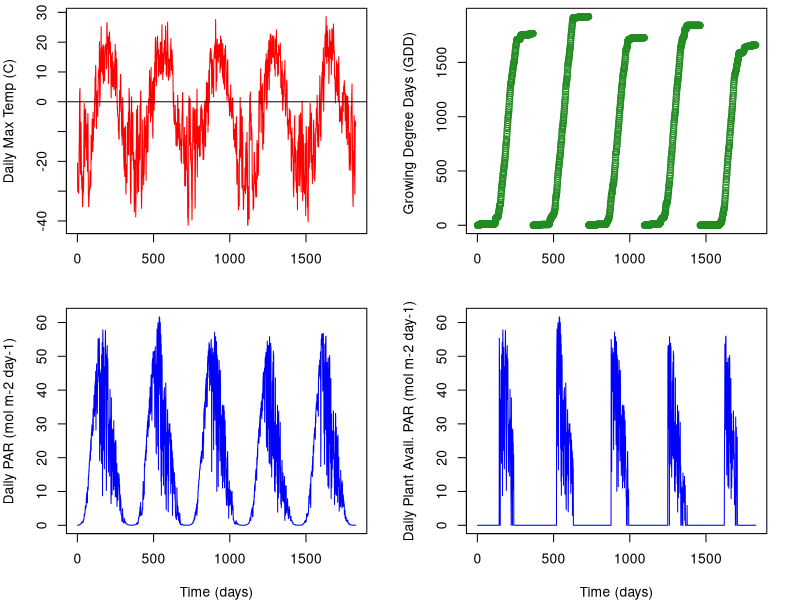
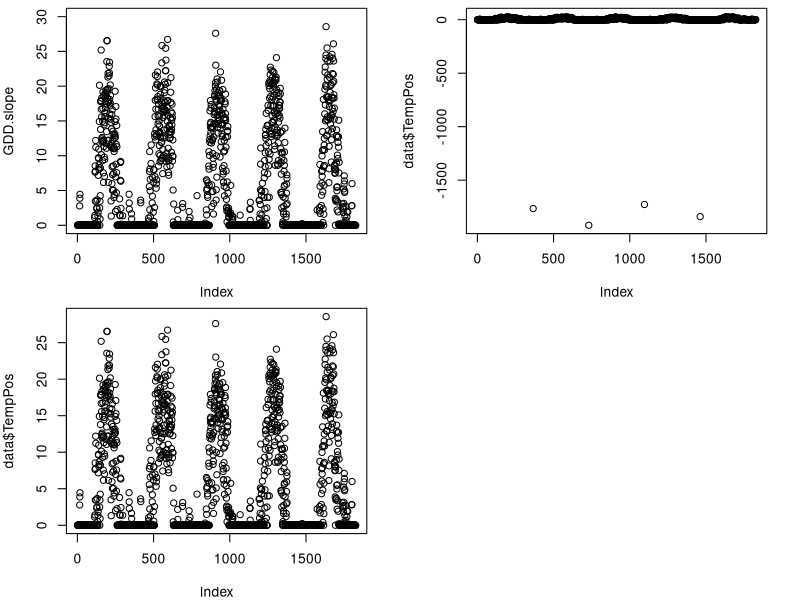
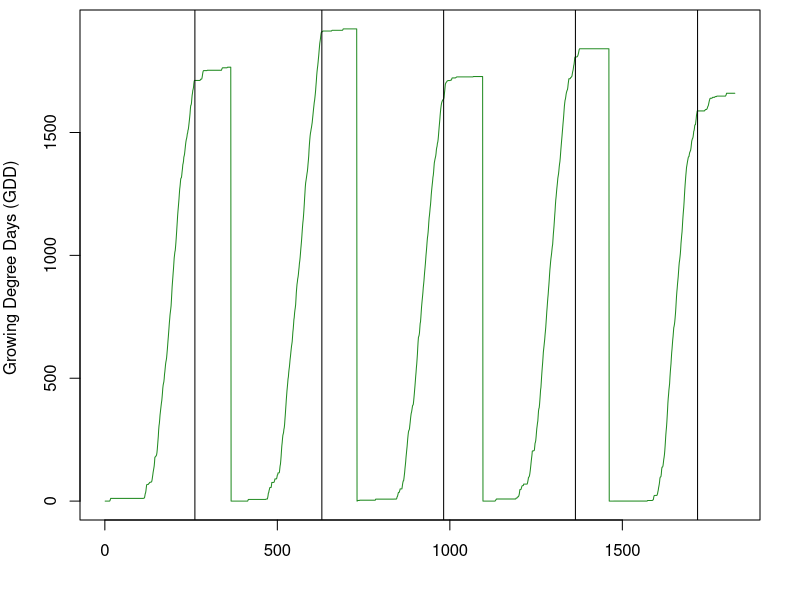

Recreate these plots in R, in order.
############re-loading the data

#set working directory to C-N-model
data = read.csv("InputData_Processed.csv") #This is the "FluxData.csv" file, but with added calculations of GDD
head(data)

#plot the data
par(mfrow=c(2,2), mar=c(4,4,0.5,2))
plot(data$Temp_ARF~data$time, type="l", ylab = "Daily Max Temp (C)", col="red", xlab="")
abline(h=0)
plot(data$GDD~data$time, ylab = "Growing Degree Days (GDD) ",  xlab="", col="forestgreen")
plot(data$PAR_ARF~data$time, type="l", ylab = "Daily PAR (mol m-2 day-1)", col="blue", xlab = "Time (days)")
plot(data$PAR_vis~data$time, type="l", ylab = "Daily Plant Avail. PAR (mol m-2 day-1)", col="blue", xlab = "Time (days)")




GDD.slope = rep(0, length = length(data$GDD))
for (i in 2: length(data$GDD)){
  GDD.slope[i] = data$GDD[i] - data$GDD[i-1]
}

plot(GDD.slope, ylim=c(0, 30)) #this is really just temperature but for only positive values
data = cbind(data, TempPos=GDD.slope)
head(data)

plot(data$TempPos)
data$time[which(data$TempPos == min(data$TempPos))]
data$TempPos[731] = 0
data$time[which(data$TempPos == min(data$TempPos))]
data$TempPos[1462] = 0
data$time[which(data$TempPos == min(data$TempPos))]
data$TempPos[366] = 0
data$time[which(data$TempPos == min(data$TempPos))]
data$TempPos[1096] = 0
plot(data$TempPos)

#need to figure out which DOY was the day when GDDs level off
years = unique(data$year) #tells you which years we have data for 
delGDDmax.day = NA
for (i in 1: length(years)){
  year.i = years[i]
  data.year = subset(data, data$year==year.i)
  delGDDmax = data.year$DOY[which(data.year$TempPos < 1)]
  delGDDmax.day = c(delGDDmax.day, delGDDmax)
}
delGDDmax.day #looked at this data to determine cutoff point
DOY.sen = rep(c(261, 264, 252, 269, 257), c(365, 365, 365, 366, 365))
data = data.frame(data, DOY.sen = DOY.sen)
head(data)
par(mfrow=c(1,1))
data$DOY
plot(data$GDD~data$time, type="l", ylab = "Growing Degree Days (GDD) ",  xlab="", col="forestgreen")
abline(v=261)
abline(v=264+365)
abline(v=252+365+365)
abline(v=269+365+365+365)
abline(v=257+365+365+365+366)


#make into functions so that it will be continuous in the model
Temp.d1 <- approxfun(x=data$time, y=data$Temp_ARF, method="linear", rule=2)
PAR.d1 <- approxfun(x=data$time, y=data$PAR_vis, method="linear", rule=2)
TempPos.d1 <-approxfun(x=data$time, y=data$TempPos, method="linear", rule=2)
DOY.d1 <- approxfun(x=data$time, y=data$DOY, method="linear", rule=2)
DOYsen.d1 <- approxfun(x=data$time, y=data$DOY.sen, method="linear", rule=2)
